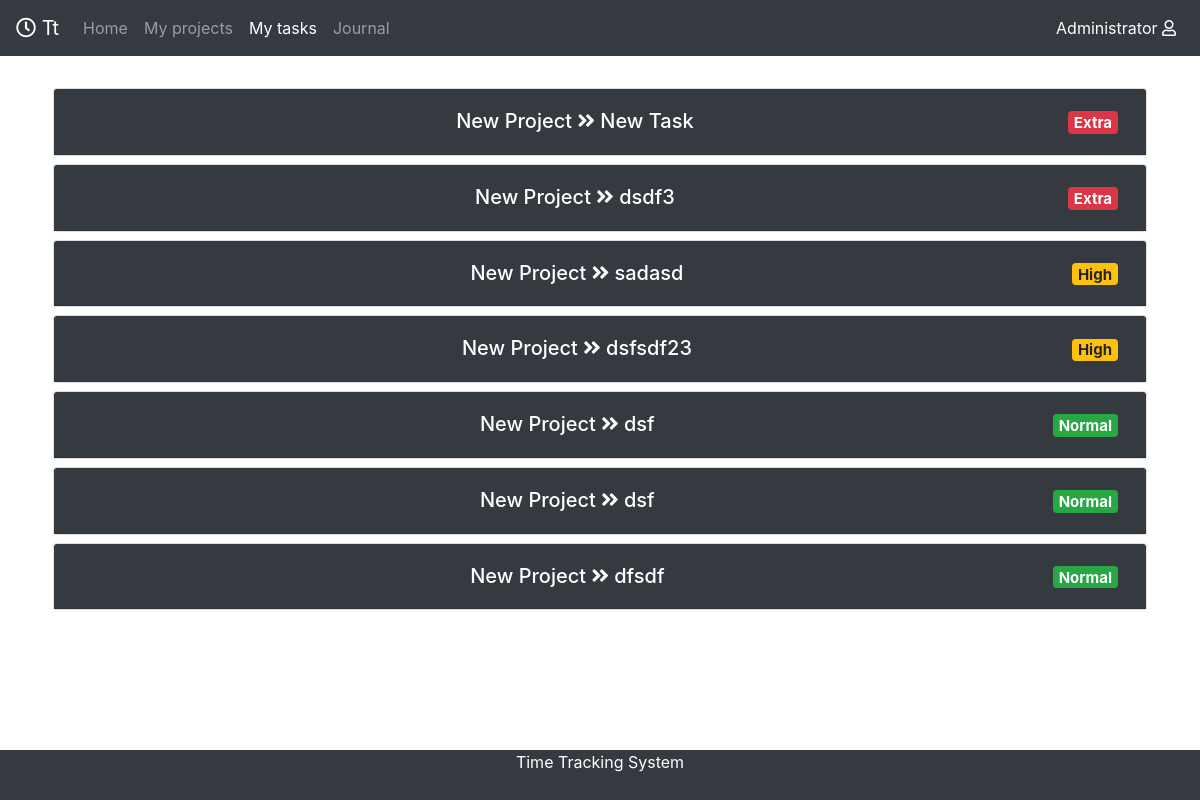
/mytasks/ (signed in), run on an earlier commit of the app's database.
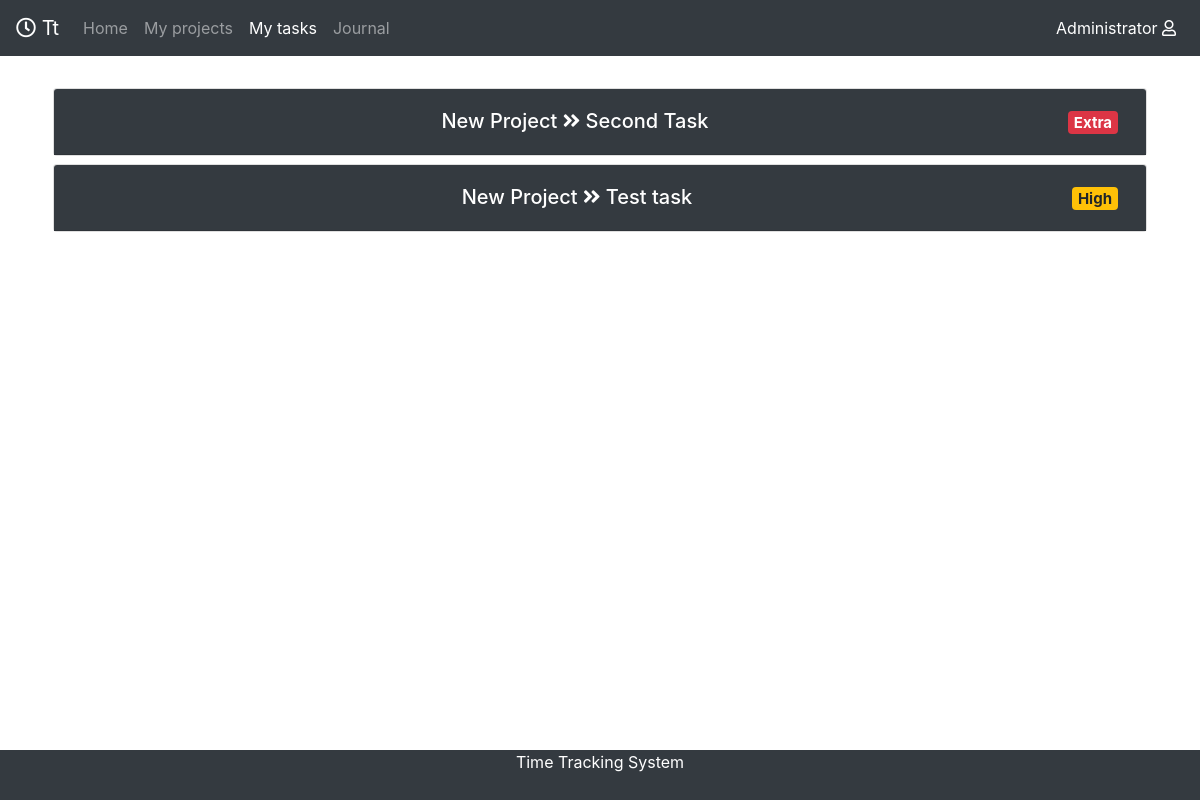
And on a later commit of the database.
### mainApp/models.py (models this page shows)
class Task(models.Model):
    topic = models.CharField(max_length=50, blank=False)
    description = models.TextField(blank=False, max_length=400)
    start_date = models.DateField(blank=False )
    end_date = models.DateField(blank=False)
    task_type = models.CharField(max_length=50, blank=False)
    priority = models.CharField(max_length=50,choices=(("Normal", "Normal"),("High", "High"),("Extra", "Extra")))
    estimated_time = models.FloatField(verbose_name="Estimated time in hours", blank=False)
    creator = models.ForeignKey(Profile, on_delete=models.CASCADE, null=True)
    project = models.ForeignKey(Project, related_name="project", on_delete=models.CASCADE)
    def __str__(self):
        return self.topic

class Project(models.Model):
    name = models.CharField(max_length=50, blank=False)
    short_description = models.CharField(max_length=100, blank=False, null=True)
    full_description = tn_models.HTMLField(blank=False)
    developers = models.ManyToManyField(Profile,  related_name="Developers")
    author = models.ForeignKey(Profile, related_name="Author",  on_delete=models.PROTECT)
    def __str__(self):
        return self.name

### mainApp/views.py (the view)
# urls.py: path('mytasks/', views.mytasks, name = "mytasks"),
@login_required(login_url="/log_in")
def mytasks(request):
        user = User.objects.get(username=request.user.username)
        title = "My tasks"
        task = Task.objects.filter(project__developers=user.profile)
        task = task.order_by('priority')
        return render(request, "mytasks/mytasks.html", {"User": user, "title" : title, "task" : task})

### mainApp/templates/mytasks/mytasks.html (shortened to what this page needs)
{% extends "home/wrapper.html" %}
{% block content %}
	<div class="container pt-4 pb-4">
			{% for i in task %}
			<div class="card m-2">
				<div class="card-header bg-dark " id="taskelement" data-toggle="collapse" data-target="#collapse{{i.id}}"
					aria-expanded="true" aria-controls="collapse{{i.id}}" >
					<div class=" text-center text-white h5 m-2  d-flex  ">
						<div class="text-center w-100">
							 {{i.project}}   <i class="fas fa-angle-double-right"></i> {{i}}
						</div>
						<div>
							<span class="badge {% if i.priority == 'High' %}badge-warning
								{% elif i.priority == 'Normal' %}  badge-success
								{% elif i.priority == 'Extra' %} badge-danger
								{% endif %}">{{i.priority}}</span>
						</div>
					</div>
				</div>
			</div>
			{% endfor %}
	</div>
		{% load static %}
	{% endblock %}

### mainApp/templates/home/wrapper.html (shortened to what this page needs)
<!DOCTYPE html>
<html lang="en" class="w-100" >
  <head>
    {% load static %}
    <link rel="stylesheet" href="https://maxcdn.bootstrapcdn.com/bootstrap/4.2.1/css/bootstrap.min.css">
    <link rel="stylesheet" href="https://use.fontawesome.com/releases/v5.7.2/css/all.css">
    <link rel="stylesheet" href="{% static 'css/style.css' %}" />
  </head>
  <body class="w-100">
    <div class="wrapper">
      <div class="content">
    <nav class="navbar navbar-bordered navbar-expand-sm navbar-dark bg-dark">
    <a class="navbar-brand" href="/home"><i class="far fa-clock"></i> Tt</a>
    <div class="collapse navbar-collapse" id="navbarNav">
      <ul class="navbar-nav">
        <li class="nav-item ">
          <a class="nav-link" href="/home" id="home_id"> Home</a>
        </li>
        <li class="nav-item">
          <a class="nav-link" href="/myprojects" id="myprojects_id">My projects</a>
        </li>
        <li class="nav-item">
          <a class="nav-link" href="/mytasks" id="mytasks_id">My tasks</a>
        </li>
        <li class="nav-item">
          <a class="nav-link" href="/journal" id="journal_id">Journal</a>
        </li>
      </ul>
      <ul class="navbar-nav ml-auto">
        <li class="nav-item mr-auto">
          <a class="nav-link active" href="/myprofile" id="user"> {{user}} <i class="far fa-user">   </i></a>
        </li>
      </ul>
    </div>
  </nav>
    <div class="conteiner-fluid included-content">
    {% block content %}{% endblock %}
  </div>
</div>
<div class="footer bg-dark font-small text-center text-white botfooter" >
Time Tracking System
</div>
</div>
</body>
</html>

### mainApp/static/css/style.css (style rules this page uses)
* { margin: 0; padding: 0; }
html, body { height: 100%; min-width: 200px; }
.wrapper { display: flex; flex-direction: column; height: 100%; }
.content { flex: 1 0 auto; }
.botfooter { height: 50px; flex: 0 0 auto; }
.included-content { height: 90%; }

What changed in the data, as far as the page shows it:
removed Task: project "New Project", topic "dsdf3", priority "Extra"
removed Task: project "New Project", topic "sadasd", priority "High"
removed Task: project "New Project", topic "dsfsdf23", priority "High"
removed Task: project "New Project", topic "dsf", priority "Normal"
removed Task: project "New Project", topic "dsf", priority "Normal"
removed Task: project "New Project", topic "dfsdf", priority "Normal"
added Task: project "New Project", topic "Second Task", priority "Extra"
changed Task: topic "New Task" → "Test task"; priority "Extra" → "High"
